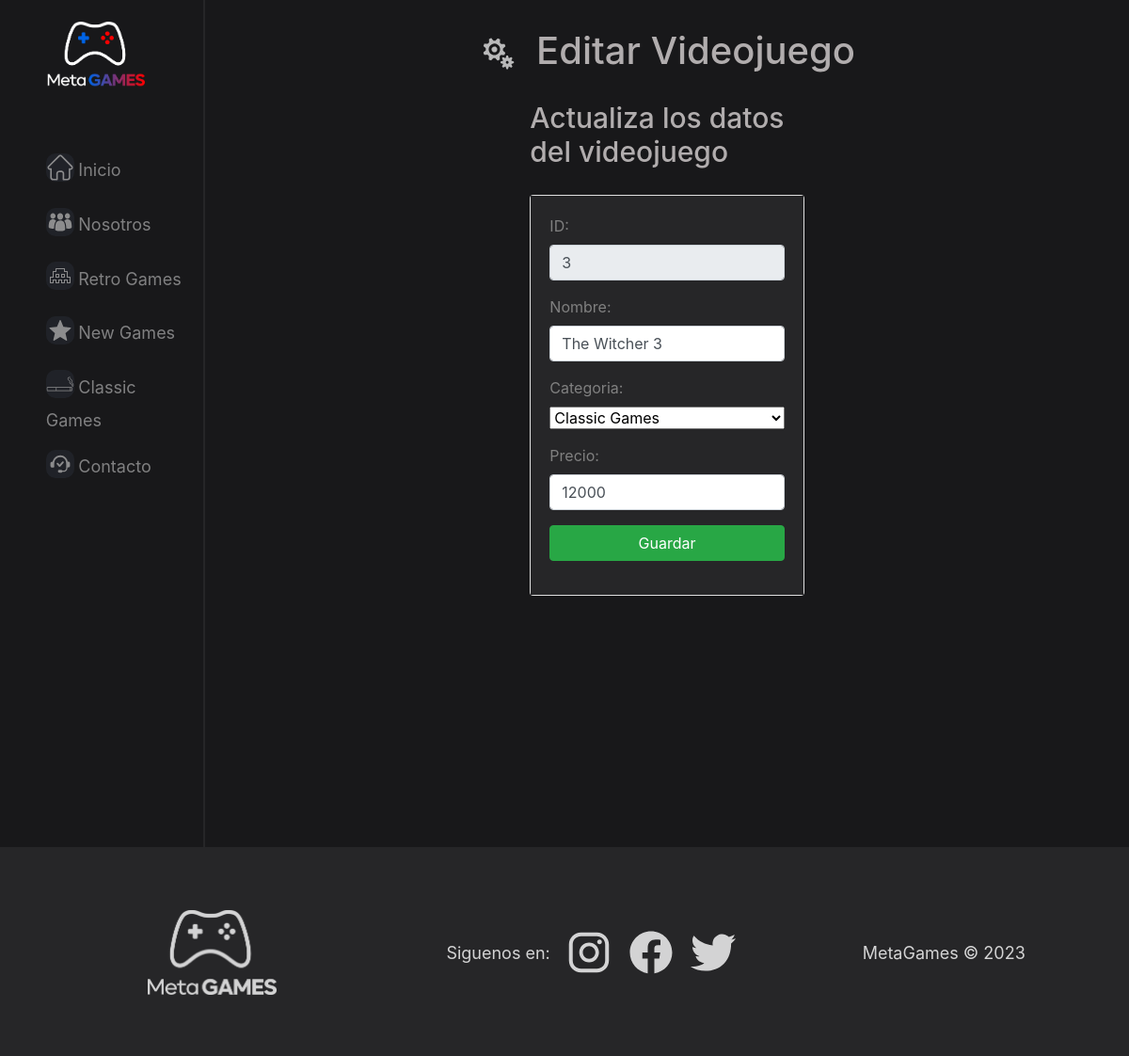
The app's page /editar/3 with its own data.
### main/models.py (models this page shows, shortened)
class Juego(models.Model):
    id = models.AutoField(primary_key=True)
    nombre = models.CharField(max_length=50)
    categoria = models.ForeignKey('Categoria',on_delete=models.CASCADE, db_column='idCategoria')
    precio = models.IntegerField()

class Categoria(models.Model):
    id = models.AutoField(db_column='idCategoria', primary_key=True)
    nombre = models.CharField(max_length=50, blank=False, null=False)

### main/views.py (the view)
# urls.py: path('editar/<codigo>', views.editar, name='editar'),
def editar(request, codigo):
    juego = Juego.objects.get(id=codigo)
    categorias = Categoria.objects.all()
    context={"juego":juego,"categorias":categorias}
    return render(request, "main/editar.html", context)

### main/templates/main/editar.html (shortened to what this page needs)
{% load static %}
<!DOCTYPE html>
<html lang="en">
<head>
    <link rel="stylesheet" href="{% static 'main/css/styles.css' %}">
    <link rel="stylesheet" href="https://cdn.jsdelivr.net/npm/bootstrap@4.3.1/dist/css/bootstrap.min.css">
    <link rel="stylesheet" href="https://unicons.iconscout.com/release/v4.0.0/css/line.css"   />
</head>
<body class="cuerpo">
    <nav class="izquierda">
        <img class="logo" src="{% static 'main/media/MetaGamesLogo_2.png' %}" alt="Logo de Meta-Games">
        <ul>
          <li> <img src="{% static 'main/media/icons/Inicio.svg' %}" alt="icon inicio"> <a href="{% url 'index' %}">Inicio</a></li>
          <li> <img src="{% static 'main/media/icons/Nosotros.svg' %}" alt="icon nosotros"> <a href="{% url 'nosotros' %}">Nosotros</a></li>
          <li> <img src="{% static 'main/media/icons/Retro.svg' %}" alt="icon retrogames"> <a href="{% url 'retrogames' %}">Retro Games</a></li>
          <li> <img src="{% static 'main/media/icons/Nuevos.svg' %}" alt="icon nuevos"> <a href="{% url 'newgames' %}">New Games</a></li>
          <li> <img src="{% static 'main/media/icons/Clasicos.svg' %}" alt="icon clasicos"> <a href="{% url 'classicgames' %}">Classic Games</a></li>
          <li> <img src="{% static 'main/media/icons/Contactanos.svg' %}"alt="icon contacto"> <a href="{% url 'contactanos' %}">Contacto</a></li>
       </ul>
    </nav>
    <main class="contenido">
        <br>
        <div class="titulo-pagina"><img src="{% static 'main/media/icons/config.svg' %}"><span>Editar Videojuego</span></div>
        <div class="row">
            <div class="col-md-4 offset-md-4">
                <h2 class="subtitulo">Actualiza los datos del videojuego</h2>
                <div class="card">
                    <div class="card-body">
                        <form action="/editarJuego/" method="POST" style="color: grey; background-color: #262628;">
                            <div class="form-group">
                                <label for="id">ID: </label>
                                <input type="text" id="id" name="id" class="form-control" value="{{juego.id}}" readonly>
                            </div>
                            <div class="form-group">
                                <label for="nombre">Nombre: </label>
                                <input type="text" id="nombre" name="nombre" class="form-control" value="{{juego.nombre}}">
                            </div>
                            <div class="form-group">
                                <label for="categoria">Categoria: </label>
                                <select class="form-select" id="categoria" name="categoria" style="width: 100%;">
                                    <option value={{juego.categoria.id}} selected>{{juego.categoria.nombre}}</option>
                                </select>
                            </div>
                            <div class="form-group">
                                <label for="precio">Precio: </label>
                                <input type="number" id="precio" name="precio" class="form-control" value="{{juego.precio}}">
                            </div>
                            <div class="form-group">
                                <button type="submit" class="btn btn-success btn-block text-white">Guardar</button>
                            </div>
                        </form>
                    </div>
                </div>
            </div>
        </div>
    </main>
    <footer class="pie">
        <div class="izq_pie">
          <img class="logo_pie" src="{% static 'main/media\MetaGamesLogo_3.png' %}" alt="Logo de Meta-Games blanco">
        </div>
        <div class="centro_pie">
          <span>Siguenos en: </span>
          <a href="https://www.instagram.com/"><img class="fa-instagram" src="{% static 'main/media/icons/instagram.svg' %}" alt="Logo de Instagram"></a>
          <a href="https://www.facebook.com/"><img class="fa-facebook-f" src="{% static 'main/media/icons/facebook.svg' %}" alt="Logo de Instagram"></a>
          <a href="https://twitter.com/"><img class="fa-google-plus-g" src="{% static 'main/media/icons/twitter.svg' %}" alt="Logo de Instagram"></a>
        </div>
        <div class="der_pie">
          <span>MetaGames © 2023</span>
        </div>
    </footer>
</body>
</html>

### main/static/main/css/styles.css (style rules this page uses)
.cuerpo { margin-top: 0%; margin-left: 0%; margin-right: 0%; margin-bottom: 0%; margin: 0px; padding: 0px; background: #18181a; }
.izquierda { position: absolute; width: 18%; height: 100%; color: white; position: fixed; }
.izquierda ul li { list-style: none; padding: 5%; opacity: 0.5; transition: 0.4s; }
.izquierda ul li a { text-decoration: none; color: white; opacity: 0.9; font-size: large; }
.izquierda ul img { background: #3a40518b; height: 30px; margin-bottom: 10px; transition: 0.5s; border-top-left-radius: 10px; border-bottom-left-radius: 10px; border-bottom-right-radius: 10px; border-top-right-radius: 10px; }
.logo { width: 65%; padding-left: 25%; padding-top: 15%; padding-bottom: 30%; transition: 0.5s; }
.contenido { margin-left: 18%; border-left: 2px solid #262628; min-height: 900px; padding-left: 2%; padding-right: 2%; padding-bottom: 2%; }
.titulo-pagina { padding-bottom: 20px; text-align: center; color: rgb(243, 237, 237); font-size: 40px; font-weight: 500; opacity: 0.7; }
.subtitulo { color: rgb(243, 237, 237); font-size: 30px; font-weight: 500; opacity: 0.7; padding-bottom: 20px; }
.titulo-pagina img { height: 60px; padding-right: 2%; }
.pie { position: absolute; width: 100%; height: 20%; background-color: #262628; text-align: center; color: white; padding: 2%; }
.logo_pie { height: 90px; }
.pie a { display: inline; padding-left: 4%; }
.izq_pie { float: left; width: 35%; height: 100%; display: flex; justify-content: center; align-items: center; opacity: 0.8; }
.der_pie { float: right; width: 30%; height: 100%; display: flex; justify-content: center; align-items: center; opacity: 0.8; }
.centro_pie { float: left; width: 35%; height: 100%; display: flex; justify-content: center; align-items: center; opacity: 0.8; }
.pie span { font-size: large; vertical-align: middle; }
.card { background-color: transparent; border: 0px; transition: transform 0.15s; }
.card-body { color: white; background-color: #262628; }
.centro_pie a img { border-radius: 10px; width: 50px; }

### records on screen
Juego: id "3", nombre "The Witcher 3", categoria "Classic Games", precio "12000"
